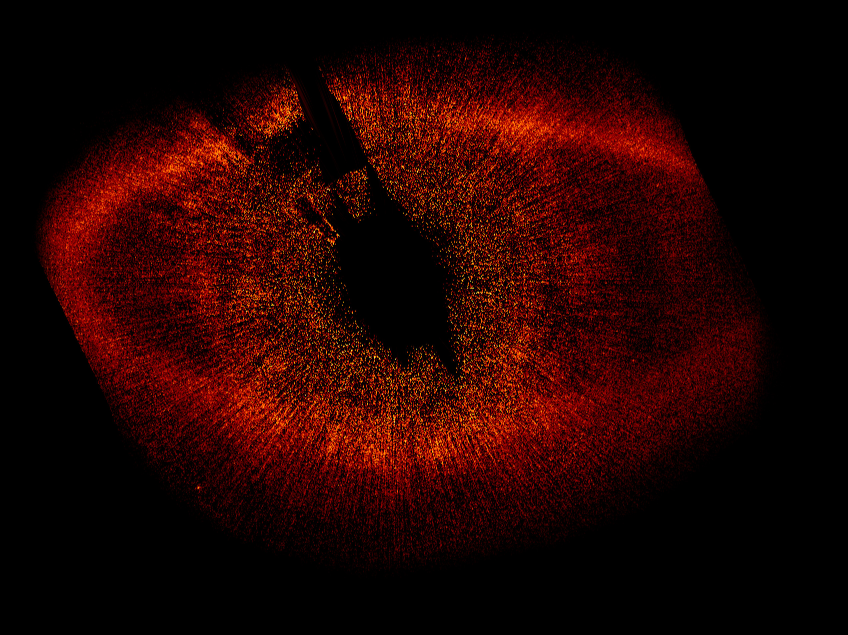
#> input picture imgs/gallery/original/heic0821c.jpg, 2544 x 1905 px (shown at 1/3 size); its folder holds only this picture in this run
$ python create_thumb.py   (older library calls are emulated)
#> lines starting #> are read from the running program, lines starting #| are printed output that depends on the picture


from PIL import Image, ImageOps, ImageEnhance
import glob, os


# 5120 x 2880 # max resolution
# 2560 x 1440 # default
# 3200 x 1800

for infile in glob.glob('original/*'):

    f = infile.split('/')[-1]
    im = Image.open(infile)
#> im is the input picture: PIL image 2544x1905 RGB; mean R, G, B 35.5, 4, 1.4

    print(f, im.size)
#| heic0821c.jpg (2544, 1905)

    thumb = ImageOps.fit(im, (180,180), method=Image.ANTIALIAS, bleed=0.0, centering=(0.5, 0.5))
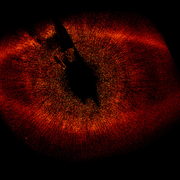
#> thumb: PIL image 180x180 RGB; mean R, G, B 44.7, 5.3, 1.8
    thumb.save(f'thumb/{f}')

    thumbg = ImageEnhance.Color(thumb).enhance(0.2)
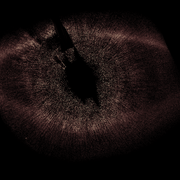
#> thumbg: PIL image 180x180 RGB; mean R, G, B 22, 14.1, 13.4
    thumbg.save(f'thumbg/{f}')

    ipad = ImageOps.fit(im, (820,461), method=Image.ANTIALIAS, bleed=0.0, centering=(0.5, 0.5))
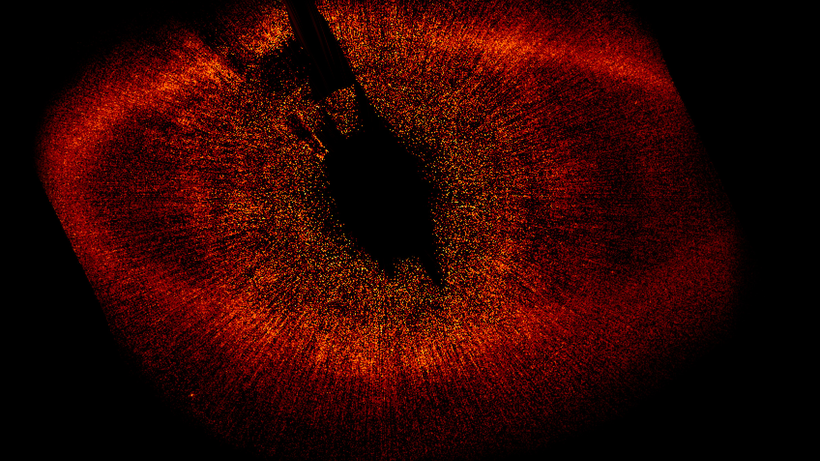
#> ipad: PIL image 820x461 RGB; mean R, G, B 46.9, 5.5, 1.9
    ipad.save(f'preview_ipad/{f}')

    console = ImageOps.fit(im, (1080,1080), method=Image.ANTIALIAS, bleed=0.0, centering=(0.5, 0.5))
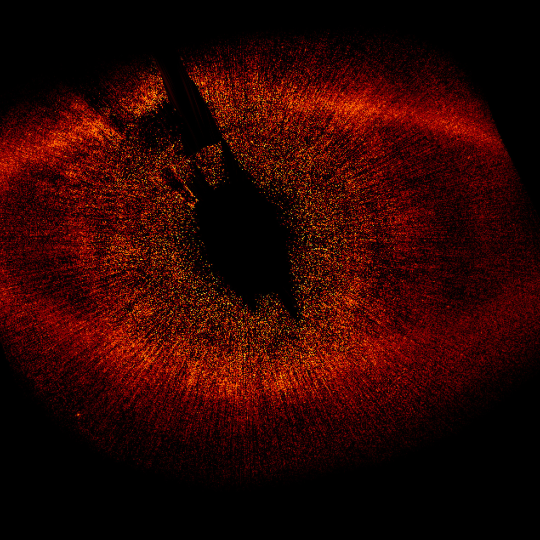
#> console: PIL image 1080x1080 RGB (shown at 1/2 size); mean R, G, B 45, 5.4, 1.9
    console.save(f'preview_console/{f}')

$ run again, on imgs/gallery/original/heic0908c.jpg
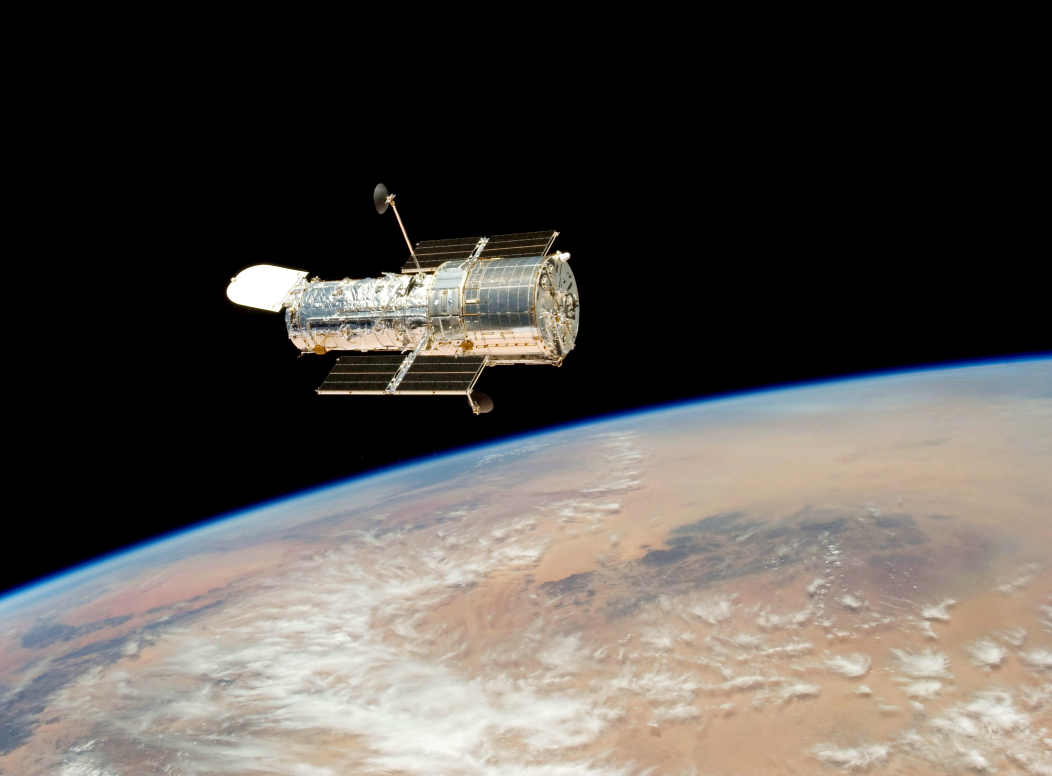
#> input picture imgs/gallery/original/heic0908c.jpg, 3156 x 2327 px (shown at 1/3 size)
#> im is the input picture: PIL image 3156x2327 RGB; mean R, G, B 83.8, 79.5, 75.1
#| heic0908c.jpg (3156, 2327)
#> `ipad = ImageOps.fit(im, (820,461), method=Image.ANTIALIAS, bleed=0.0, ..`:
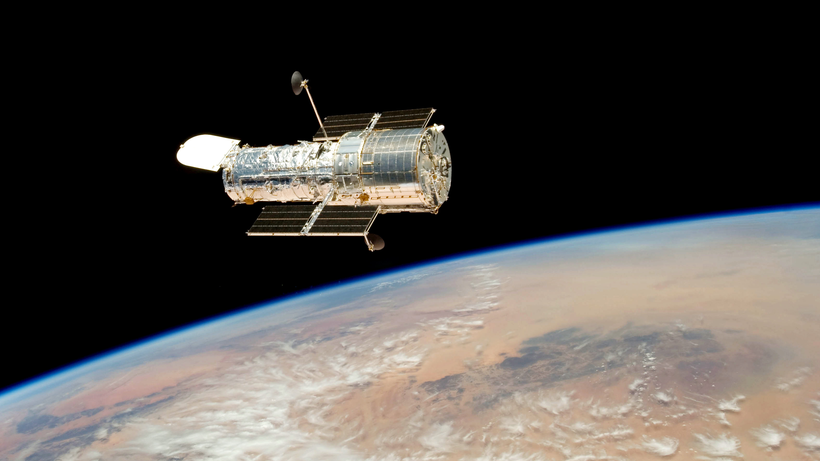
#> ipad: PIL image 820x461 RGB; mean R, G, B 79.3, 75.6, 72.3
#> `console = ImageOps.fit(im, (1080,1080), method=Image.ANTIALIAS, bleed=..`:
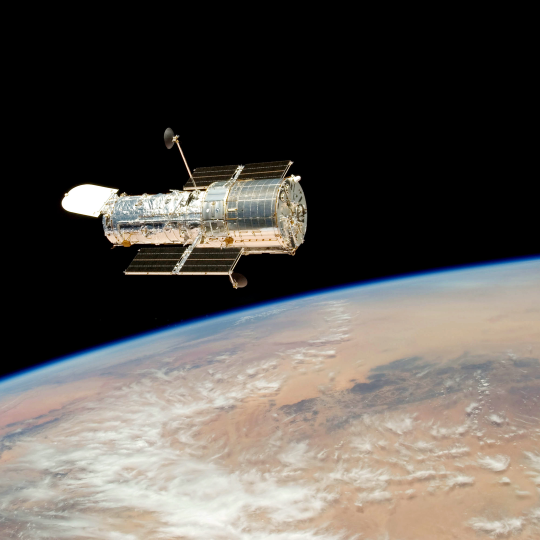
#> console: PIL image 1080x1080 RGB (shown at 1/2 size); mean R, G, B 89.5, 84.8, 79.7
